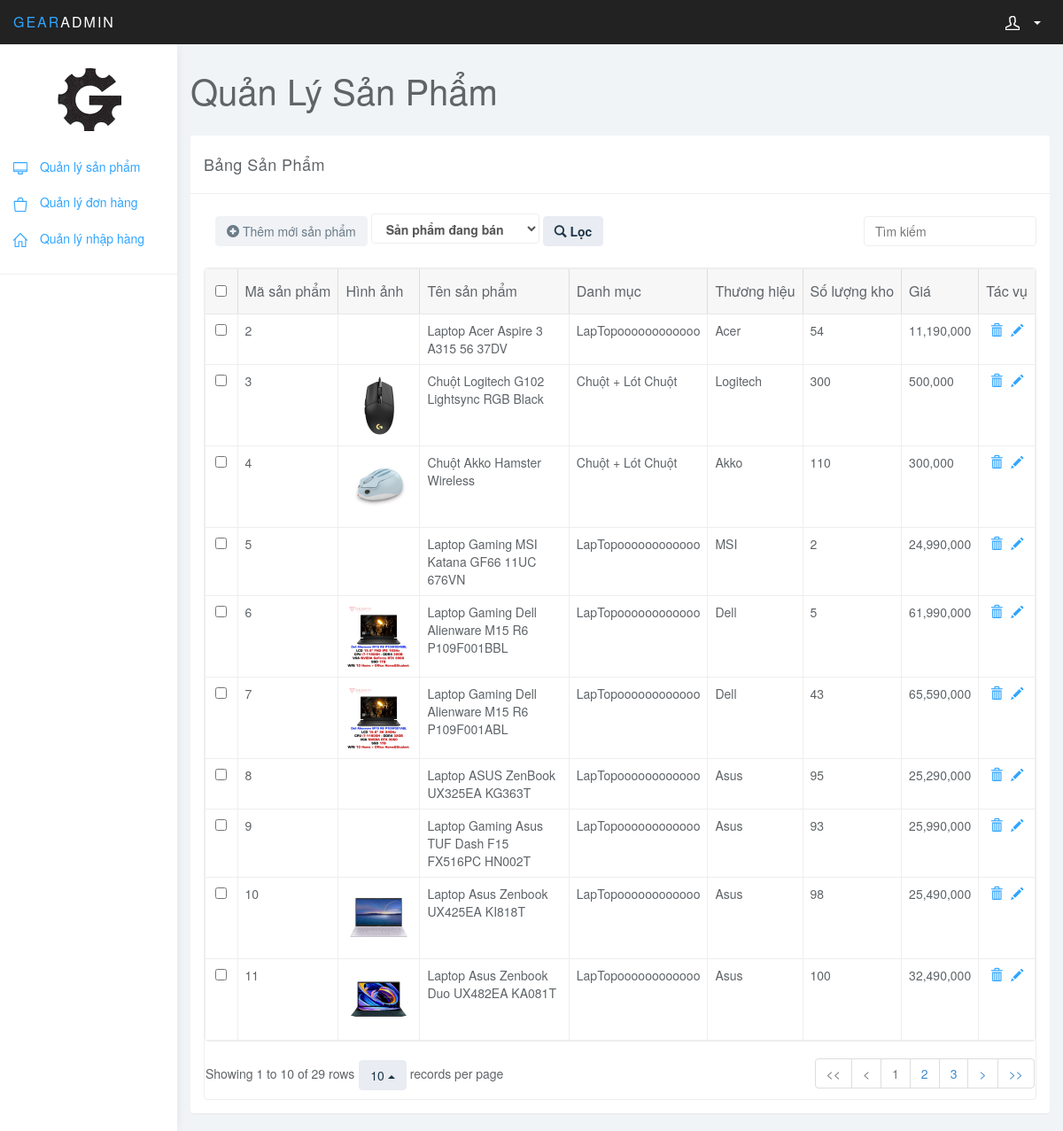
Screenshot of /AdminGearGaming/View/thukhoindex.php with the database file from the repository.
### tables this page shows
CREATE TABLE `sanpham` (
  `MaSanPham` int(11) NOT NULL,
  `TenSanPham` varchar(250) NOT NULL,
  `SoLuong` int(11) NOT NULL,
  `MaThuongHieu` int(11) NOT NULL,
  `MaDanhMuc` int(11) NOT NULL,
  `Anh` varchar(250) NOT NULL,
  `MoTa` text NOT NULL,
  `Gia` bigint(20) NOT NULL,
  `GiamGia` bigint(20) NOT NULL,
  `LoaiShow` int(11) NOT NULL,
  `TrangThai` int(10) NOT NULL
);

### Model/sanpham.php (called while the page is built, shortened)
<?php
class sanpham
{
	function getAll()
	{
		$a = new DateBase;
		$con = $a->connnection();
		$sql = "select * from sanpham where TrangThai = 1 ";
		$rs = mysqli_query($con, $sql);
		while ($row = mysqli_fetch_array($rs)) {
			$MaSanPham   = $row['MaSanPham'];
			$TenSanPham = $row['TenSanPham'];
			$SoLuong  = $row['SoLuong'];
			$MaDanhMuc = $row['MaDanhMuc'];
			$sql_danhmuc = "select * from danhmuc where MaDanhMuc = '" . $MaDanhMuc . "'";
			$rs_danhmuc = mysqli_query($con, $sql_danhmuc);
			while ($row_danhmuc = mysqli_fetch_array($rs_danhmuc)) {
				$TenDanhMuc = $row_danhmuc['TenDanhMuc'];
			}
			$MaThuongHieu  = $row['MaThuongHieu'];
			$sql_thuonghieu = "select * from thuonghieu where MaThuongHieu = '" . $MaThuongHieu . "'";
			$rs_thuonghieu = mysqli_query($con, $sql_thuonghieu);
			while ($row_thuonghieu = mysqli_fetch_array($rs_thuonghieu)) {
				$TenThuongHieu = $row_thuonghieu['TenThuongHieu'];
			}
			$Anh = $row['Anh'];
			$MoTa  = $row['MoTa'];
			$Gia = $row['Gia'];
			$LoaiShow  = $row['LoaiShow'];
			$sanpham = ['MaSanPham' => $MaSanPham, 'TenSanPham' => $TenSanPham, 'SoLuong' => $SoLuong, 'MaDanhMuc' => $MaDanhMuc, 'MaThuongHieu' => $MaThuongHieu, 'Anh' => $Anh, 'MoTa' => $MoTa, 'Gia' => $Gia, 'LoaiShow' => $LoaiShow, 'DanhMuc' => $TenDanhMuc, 'ThuongHieu' => $TenThuongHieu];
			$cacsanpham[] = $sanpham;
		}
		return ($cacsanpham);
	}
}

### Controller/sanpham.php (called while the page is built, shortened)
<?php
include('../../Model/sanpham.php');
class sanpham_controller
{
    public function getAll()
    {
        $a = new sanpham;
        return $a->getAll();
    }
}

### AdminGearGaming/View/thukhoindex.php (the view, shortened to what this page needs)
<!DOCTYPE html>
<html>
<head>
	<link href="../css/bootstrap.min.css" rel="stylesheet">
	<link href="../css/datepicker3.css" rel="stylesheet">
	<link href="../css/bootstrap-table.css" rel="stylesheet">
	<link href="../css/styles.css" rel="stylesheet">
</head>
<body>
	<?php
	include('menu-top.php')
	?>
	<?php
	include('navthukho.php')
	?>
	<div class="col-sm-9 col-sm-offset-3 col-lg-10 col-lg-offset-2 main">
		<div class="row">
			<div class="col-lg-12">
				<h1 class="page-header">Quản Lý Sản Phẩm</h1>
			</div>
		</div>
		<div class="row">
			<div class="col-lg-12">
				<div class="panel panel-default">
					<div class="panel-heading">Bảng Sản Phẩm</div>
					<div class="panel-body">
						<div class="bootstrap-table">
							<div class="fixed-table-toolbar">
								<div class="btn pull-left">
									<form method="get">
										<a class="btn btn-default" href="insert-product.php" disabled="disabled"><i class="glyphicon glyphicon-plus-sign" style="margin-top: 1px"></i> Thêm mới sản phẩm</a>
                                        <label>
                                            <div class="form-group">
                                                <select class="form-control" name='tinhtrang' id='tinhtrang'>
                                                    <option value='db'>Sản phẩm đang bán</option>
                                                </select>
                                            </div>
                                        </label>
                                        <button class="btn btn-default" type="submit"><i class="glyphicon glyphicon-search"></i> <b>Lọc</b></button>
                                    </form>
								</div>
								<div class="pull-right search">
									<input class="form-control" type="text" placeholder="Tìm kiếm">
								</div>
							</div>
							<div class="fixed-table-container">
								<div class="fixed-table-body">
									<table data-toggle="table" data-select-item-name="toolbar1" data-pagination="true" data-sort-name="name" data-sort-order="desc">
										<thead>
											<tr>
												<th data-field="id" data-sortable="true">Mã sản phẩm</th>
												<th data-field="img" data-sortable="true">Hình ảnh</th>
												<th data-field="products" data-sortable="true">Tên sản phẩm</th>
												<th data-field="dm" data-sortable="true">Danh mục</th>
												<th data-field="th" data-sortable="true">Thương hiệu</th>
												<th data-field="qty" data-sortable="true">Số lượng kho</th>
												<th data-field="price" data-sortable="true">Giá</th>
												<th data-field="rs" data-sortable="true">Tác vụ</th>
											</tr>
										</thead>
										<form method="post">
										<tbody>
											<?php
											$tinhtrang=$_GET['tinhtrang'];
                                            include('../../Controller/sanpham.php');
                                            $p=new sanpham_controller;
                                            if($tinhtrang=='db' || empty($tinhtrang)){
	                                            foreach($p->getAll() as $sp){
													echo'<tr>
														<td class="bs-checkbox">
															<input type="checkbox">
														</td>
														<td>'.$sp['MaSanPham'].'</td>
														<td>
															<img src="../../products-images/'.$sp['Anh'].'" alt="" style="width: 75px">
														</td>
														<td>'.$sp['TenSanPham'].'</td>
														<td>'.$sp['DanhMuc'].'</td>
														<td>'.$sp['ThuongHieu'].'</td>
														<td>'.$sp['SoLuong'].'</td>
														<td>'.number_format($sp['Gia'],0).'</td>
														<td>
															<div class="rf" style="display: flex; justify-content: space-around;">
																<a href="thukhoindex.php?MaSanPham='.$sp['MaSanPham'].'"><i class="glyphicon glyphicon-trash"></i></a>
																<a href="thukhoupdate-product.php?MaSanPham='.$sp['MaSanPham'].'"><i class="glyphicon glyphicon-pencil"></i></a>
															</div>
														</td>
													</tr>';
												}
											}
											?>
										</tbody>
										</form>
									</table>
								</div>
							</div>
						</div>
					</div>
				</div>
			</div>
		</div>
</body>
</html>

### AdminGearGaming/css/styles.css (style rules this page uses)
body { background: #f1f4f7; padding-top: 50px; color: #5f6468; }
a, a:hover, a:focus { color: #30a5ff; }
h1, h2, h3, h4, h5, h6 { color: #5f6468; }
h1 { font-weight: 300; font-size: 40px; }
.form-control { border: 1px solid #eee; box-shadow: none; }
.btn-default, .btn-default:hover, .btn-default:focus, .btn-default:active, .btn-default.active, .open > .dropdown-toggle.btn-default, .btn-default.disabled, .btn-default[disabled], fieldset[disabled] .btn-default, .btn-default.disabled:hover, .btn-default[disabled]:hover, fieldset[disabled] .btn-default:hover, .btn-default.disabled:focus, .btn-default[disabled]:focus, fieldset[disabled] .btn-default:focus, .btn-default.disabled:active, .btn-default[disabled]:active, fieldset[disabled] .btn-default:active, .btn-default.disabled.active, .btn-default[disabled].active, fieldset[disabled] .btn-default.active { background-color: #e9ecf2; border-color: #e9ecf2; color: #1b3548; }
.panel { border: 0; }
.panel-heading { font-size: 18px; font-weight: 300; letter-spacing: 0.025em; height: 66px; line-height: 45px; }
.panel-default .panel-heading { background: #fff; border-bottom: 1px solid #eee; color: #5f6468; }
h1.page-header { margin-top: 30px; border-bottom: 0; }
.table { background: #fff; }
.fixed-table-container { border: 1px solid #eee; }

### rows the page displays
sanpham: MaSanPham "2", TenSanPham "Laptop Acer Aspire 3 A315 56 37DV", DanhMuc "LapTopoooooooooooo", ThuongHieu "Acer", SoLuong "54", Gia "11,190,000"
sanpham: MaSanPham "3", Anh (picture), TenSanPham "Chuột Logitech G102 Lightsync RGB Black", DanhMuc "Chuột + Lót Chuột", ThuongHieu "Logitech", SoLuong "300", Gia "500,000"
sanpham: MaSanPham "4", Anh (picture), TenSanPham "Chuột Akko Hamster Wireless", DanhMuc "Chuột + Lót Chuột", ThuongHieu "Akko", SoLuong "110", Gia "300,000"
sanpham: MaSanPham "5", TenSanPham "Laptop Gaming MSI Katana GF66 11UC 676VN", DanhMuc "LapTopoooooooooooo", ThuongHieu "MSI", SoLuong "2", Gia "24,990,000"
sanpham: MaSanPham "6", Anh (picture), TenSanPham "Laptop Gaming Dell Alienware M15 R6 P109F001BBL", DanhMuc "LapTopoooooooooooo", ThuongHieu "Dell", SoLuong "5", Gia "61,990,000"
sanpham: MaSanPham "7", Anh (picture), TenSanPham "Laptop Gaming Dell Alienware M15 R6 P109F001ABL", DanhMuc "LapTopoooooooooooo", ThuongHieu "Dell", SoLuong "43", Gia "65,590,000"
sanpham: MaSanPham "8", TenSanPham "Laptop ASUS ZenBook UX325EA KG363T", DanhMuc "LapTopoooooooooooo", ThuongHieu "Asus", SoLuong "95", Gia "25,290,000"
sanpham: MaSanPham "9", TenSanPham "Laptop Gaming Asus TUF Dash F15 FX516PC HN002T", DanhMuc "LapTopoooooooooooo", ThuongHieu "Asus", SoLuong "93", Gia "25,990,000"
sanpham: MaSanPham "10", Anh (picture), TenSanPham "Laptop Asus Zenbook UX425EA KI818T", DanhMuc "LapTopoooooooooooo", ThuongHieu "Asus", SoLuong "98", Gia "25,490,000"
sanpham: MaSanPham "11", Anh (picture), TenSanPham "Laptop Asus Zenbook Duo UX482EA KA081T", DanhMuc "LapTopoooooooooooo", ThuongHieu "Asus", SoLuong "100", Gia "32,490,000"
